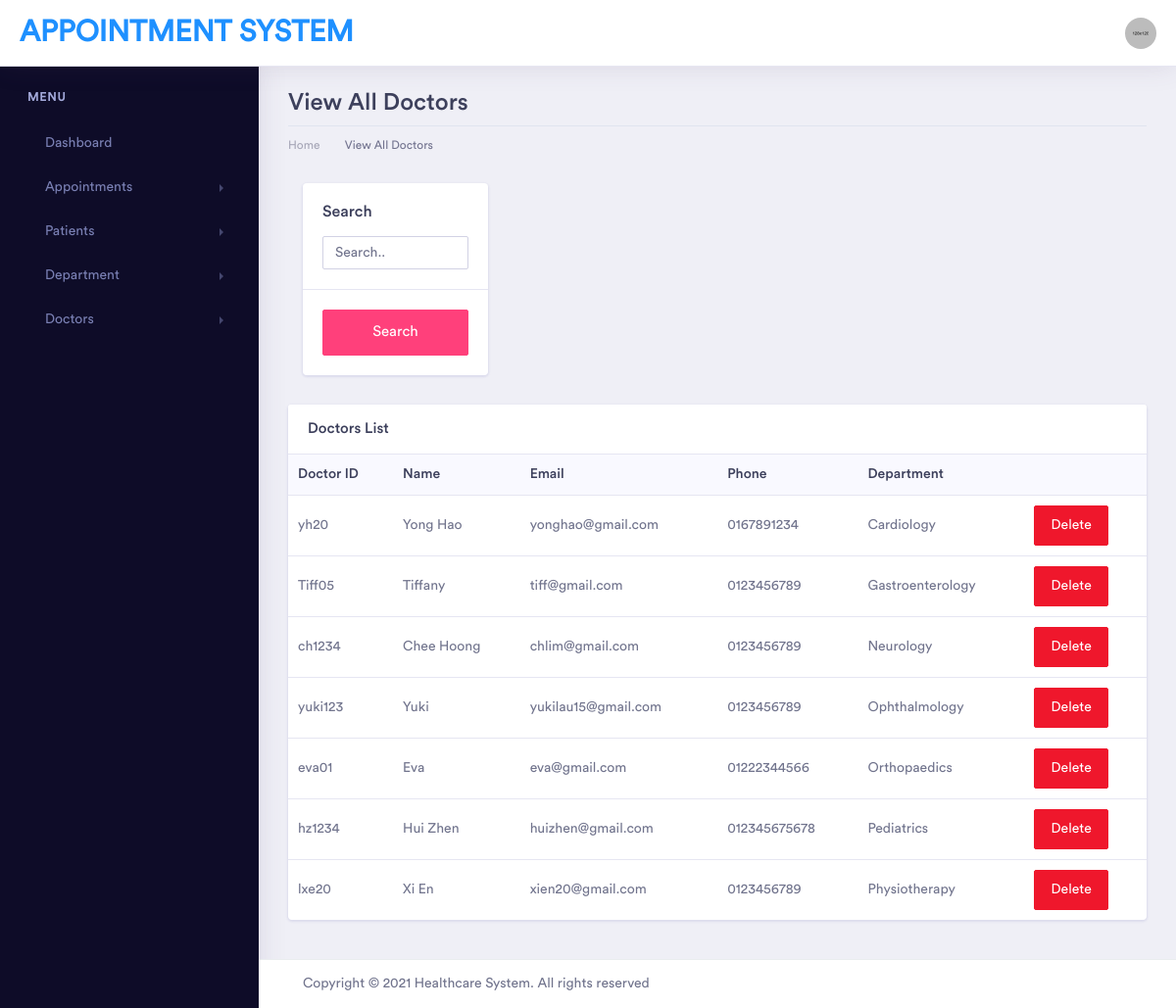
Screenshot of /dashboard/viewdoc.php (signed in) with the database file from the repository.
### tables this page shows
CREATE TABLE `doctors` (
  `docFname` varchar(20) NOT NULL,
  `docLname` varchar(20) NOT NULL,
  `docID` varchar(10) NOT NULL,
  `docEmail` varchar(50) NOT NULL,
  `docPhone` varchar(15) NOT NULL,
  `docDepartment` varchar(25) NOT NULL,
  `docGender` varchar(10) NOT NULL,
  `docPw` varchar(20) NOT NULL
);

### dashboard/viewdoc.php (the view, shortened to what this page needs)
<!doctype html>
<html lang="en">
<head>
    <link rel="stylesheet" href="./assets/vendor/bootstrap/css/bootstrap.min.css">
    <link href="./assets/vendor/fonts/circular-std/style.css" rel="stylesheet">
    <link rel="stylesheet" href="./assets/libs/css/style.css">
    <link rel="stylesheet" href="./assets/vendor/fonts/fontawesome/css/fontawesome-all.css">
    <link rel="stylesheet" href="./assets/vendor/charts/chartist-bundle/chartist.css">
    <link rel="stylesheet" href="./assets/vendor/charts/morris-bundle/morris.css">
    <link rel="stylesheet" href="./assets/vendor/fonts/material-design-iconic-font/css/materialdesignicons.min.css">
    <link rel="stylesheet" href="./assets/vendor/charts/c3charts/c3.css">
    <link rel="stylesheet" href="./assets/vendor/fonts/flag-icon-css/flag-icon.min.css">
</head>
<body>
    <div class="dashboard-main-wrapper">
        <div class="dashboard-header">
            <nav class="navbar navbar-expand-lg bg-white fixed-top">
                <a class="navbar-brand" href="index.php" style="color:dodgerblue">Appointment System</a>
                <div class="collapse navbar-collapse " id="navbarSupportedContent">
                    <ul class="navbar-nav ml-auto navbar-right-top">
                        <li class="nav-item dropdown nav-user">
                            <a class="nav-link nav-user-img" href="#" id="navbarDropdownMenuLink2" data-toggle="dropdown" aria-haspopup="true" aria-expanded="false"><img src="assets/images/avatar-1.jpg" alt="" class="user-avatar-md rounded-circle"></a>
                        </li>
                    </ul>
                </div>
            </nav>
        </div>
        <?php include("includes/sidebar.php") ?>
        <div class="dashboard-wrapper">
            <div class="dashboard-ecommerce">
                <div class="container-fluid dashboard-content ">
					<div class="row">
                        <div class="col-xl-12 col-lg-12 col-md-12 col-sm-12 col-12">
                            <div class="page-header">
                                <h2 class="pageheader-title">View All Doctors</h2>
								<div class="page-breadcrumb">
                                    <nav aria-label="breadcrumb">
                                        <ol class="breadcrumb">
                                            <li class="breadcrumb-item"><a href="index.php" class="breadcrumb-link">Home</a></li>
                                            <li class="breadcrumb-item active" aria-current="page">View All Doctors</li>
                                        </ol>
                                    </nav>
                                </div>
                            </div>
                        </div>
                    </div>
                    <div class="ecommerce-widget">
                    <?php
if(isset($_POST['search'])){
    $search = $_POST['searchval'];
    $query= "SELECT * FROM `doctors` WHERE CONCAT (`docID`,`docFname`, `docID`, `docEmail`, `docPhone`, `docDepartment`) LIKE '%".$search."%'";
    $search_result = searchTable($query);
}
else{
    $query= "SELECT docID, docFname, docEmail, docPhone, docDepartment FROM doctors ORDER BY docDepartment";
    $search_result = searchTable($query);
}
function searchTable($query){
    $conn = new mysqli ('localhost', 'root','','health_appointment');
    $result = mysqli_query($conn,$query);
    return $result;
}
?>
<div class="col-xl-3 col-lg-4 col-md-4 col-sm-12 col-12">
    <div class="card">
        <form action="" method="post">
            <div class="card-body">
                <h3 class="font-16">Search</h3>
                <input class="form-control" type="text" name="searchval" placeholder="Search..">
            </div>
            <div class="card-body border-top">
                <button type="submit" class="btn btn-secondary btn-lg btn-block" name="search" >Search</button>
            </div>
        </form>
    </div>
</div>
						<div class="row">
                            <div class="col-xl-12 col-lg-12 col-md-12 col-sm-12 col-12">
                                <div class="card">
                                    <h5 class="card-header">Doctors List
                                    </h5>
                                    <div class="card-body p-0">
                                        <div class="table-responsive">
                                            <table class="table" id="docinfo">
                                                <thead class="bg-light">
                                                    <tr class="border-0">
                                                        <th class="border-0">Doctor ID</th>
                                                        <th class="border-0">Name</th>
                                                        <th class="border-0">Email</th>
                                                        <th class="border-0">Phone</th>
                                                        <th class="border-0">Department</th>
                                                        <th class="border-0"></th>
                                                    </tr>
                                                </thead>
                                                <tbody id="doclist">
                                                    <?php
                                                        if(mysqli_num_rows($search_result)>0){
                                                            while($row = mysqli_fetch_array($search_result)){
                                                    ?>
                                                                <tr>
                                                                    <td><?php echo $row['docID']; ?></td>
                                                                    <td><?php echo $row['docFname']; ?></td>
                                                                    <td><?php echo $row['docEmail']; ?></td>
                                                                    <td><?php echo $row['docPhone']; ?></td>
                                                                    <td><?php echo $row['docDepartment']; ?></td>
                                                                    <td>
                                                                        <form action="" method="POST">
                                                                            <button type="submit" name="delBtn"class="btn btn-danger">Delete</button>
                                                                        </form>
                                                                    </td>
                                                                </tr>
                                                    <?php
                                                            }
                                                        }
                                                        else{
                                                            echo "<td> No record found </td>";
                                                        }
                                                    ?>
                                                </tbody>
                                            </table>
                                        </div>
                                    </div>
                                </div>
                            </div>
                        </div>
                </div>
            </div>
            <?php include("includes/footer.php") ?>

### rows the page displays
doctors: docID "yh20", docFname "Yong Hao", docEmail "yonghao@gmail.com", docPhone "0167891234", docDepartment "Cardiology"
doctors: docID "Tiff05", docFname "Tiffany", docEmail "tiff@gmail.com", docPhone "0123456789", docDepartment "Gastroenterology"
doctors: docID "ch1234", docFname "Chee Hoong", docEmail "chlim@gmail.com", docPhone "0123456789", docDepartment "Neurology"
doctors: docID "yuki123", docFname "Yuki", docEmail "yukilau15@gmail.com", docPhone "0123456789", docDepartment "Ophthalmology"
doctors: docID "eva01", docFname "Eva", docEmail "eva@gmail.com", docPhone "01222344566", docDepartment "Orthopaedics"
doctors: docID "hz1234", docFname "Hui Zhen", docEmail "huizhen@gmail.com", docPhone "012345675678", docDepartment "Pediatrics"
doctors: docID "lxe20", docFname "Xi En", docEmail "xien20@gmail.com", docPhone "0123456789", docDepartment "Physiotherapy"
